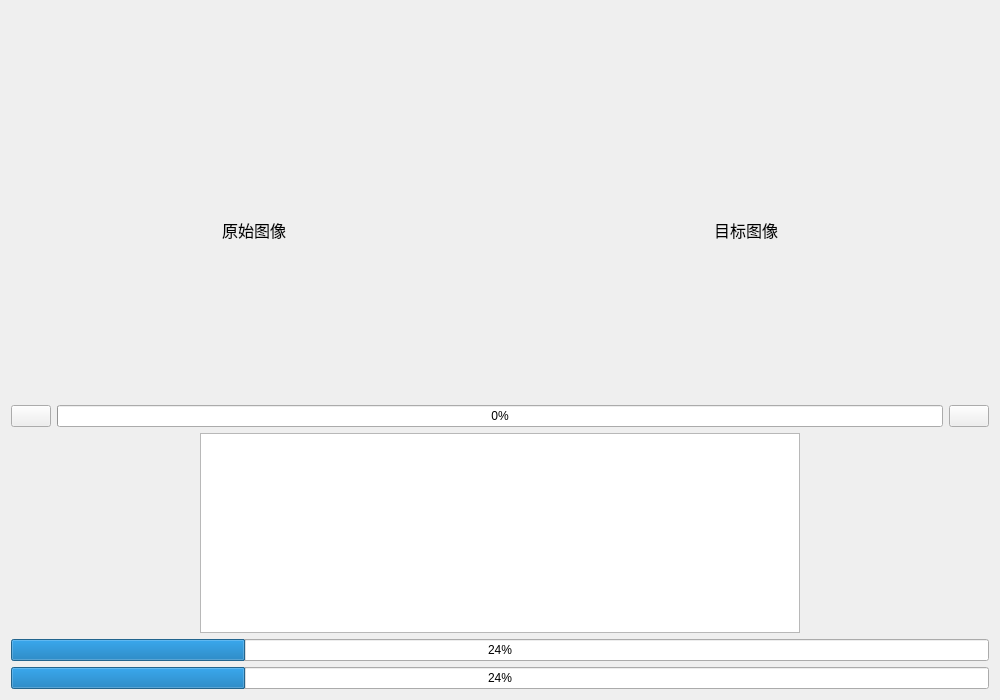
<?xml version="1.0" encoding="UTF-8"?>
<ui version="4.0">
 <class>Form</class>
 <widget class="QWidget" name="Form">
  <property name="geometry">
   <rect>
    <x>0</x>
    <y>0</y>
    <width>1000</width>
    <height>700</height>
   </rect>
  </property>
  <property name="windowTitle">
   <string>Form</string>
  </property>
  <layout class="QVBoxLayout" name="verticalLayout_3">
   <item>
    <spacer name="verticalSpacer">
     <property name="orientation">
      <enum>Qt::Vertical</enum>
     </property>
     <property name="sizeType">
      <enum>QSizePolicy::Preferred</enum>
     </property>
     <property name="sizeHint" stdset="0">
      <size>
       <width>20</width>
       <height>50</height>
      </size>
     </property>
    </spacer>
   </item>
   <item>
    <layout class="QHBoxLayout" name="horizontalLayout">
     <item>
      <widget class="QWidget" name="widget" native="true">
       <layout class="QVBoxLayout" name="verticalLayout_2">
        <item>
         <widget class="QLabel" name="inputLabel">
          <property name="maximumSize">
           <size>
            <width>1024</width>
            <height>1024</height>
           </size>
          </property>
          <property name="font">
           <font>
            <pointsize>12</pointsize>
           </font>
          </property>
          <property name="frameShape">
           <enum>QFrame::NoFrame</enum>
          </property>
          <property name="frameShadow">
           <enum>QFrame::Plain</enum>
          </property>
          <property name="text">
           <string>原始图像</string>
          </property>
          <property name="scaledContents">
           <bool>false</bool>
          </property>
          <property name="alignment">
           <set>Qt::AlignCenter</set>
          </property>
         </widget>
        </item>
       </layout>
      </widget>
     </item>
     <item>
      <widget class="QWidget" name="widget_2" native="true">
       <layout class="QVBoxLayout" name="verticalLayout">
        <item>
         <widget class="QLabel" name="outputLabel">
          <property name="maximumSize">
           <size>
            <width>1024</width>
            <height>1024</height>
           </size>
          </property>
          <property name="font">
           <font>
            <pointsize>12</pointsize>
           </font>
          </property>
          <property name="frameShape">
           <enum>QFrame::NoFrame</enum>
          </property>
          <property name="text">
           <string>目标图像</string>
          </property>
          <property name="scaledContents">
           <bool>false</bool>
          </property>
          <property name="alignment">
           <set>Qt::AlignCenter</set>
          </property>
         </widget>
        </item>
       </layout>
      </widget>
     </item>
    </layout>
   </item>
   <item>
    <layout class="QHBoxLayout" name="horizontalLayout_2">
     <item>
      <widget class="QPushButton" name="startButton">
       <property name="text">
        <string/>
       </property>
      </widget>
     </item>
     <item>
      <widget class="QProgressBar" name="progressBar">
       <property name="value">
        <number>0</number>
       </property>
      </widget>
     </item>
     <item>
      <widget class="QPushButton" name="resetButton">
       <property name="text">
        <string/>
       </property>
      </widget>
     </item>
    </layout>
   </item>
   <item>
    <layout class="QHBoxLayout" name="horizontalLayout_3">
     <property name="spacing">
      <number>0</number>
     </property>
     <item>
      <widget class="TableWidget" name="tableWidget">
       <property name="maximumSize">
        <size>
         <width>600</width>
         <height>200</height>
        </size>
       </property>
      </widget>
     </item>
    </layout>
   </item>
   <item>
    <widget class="IndeterminateProgressBar" name="progressBar_2">
     <property name="value">
      <number>24</number>
     </property>
    </widget>
   </item>
   <item>
    <widget class="IndeterminateProgressBar" name="progressBar_3">
     <property name="value">
      <number>24</number>
     </property>
    </widget>
   </item>
  </layout>
 </widget>
 <customwidgets>
  <customwidget>
   <class>TableWidget</class>
   <extends>QTableWidget</extends>
   <header>qfluentwidgets</header>
  </customwidget>
  <customwidget>
   <class>IndeterminateProgressBar</class>
   <extends>QProgressBar</extends>
   <header>qfluentwidgets</header>
  </customwidget>
 </customwidgets>
 <resources/>
 <connections/>
</ui>
